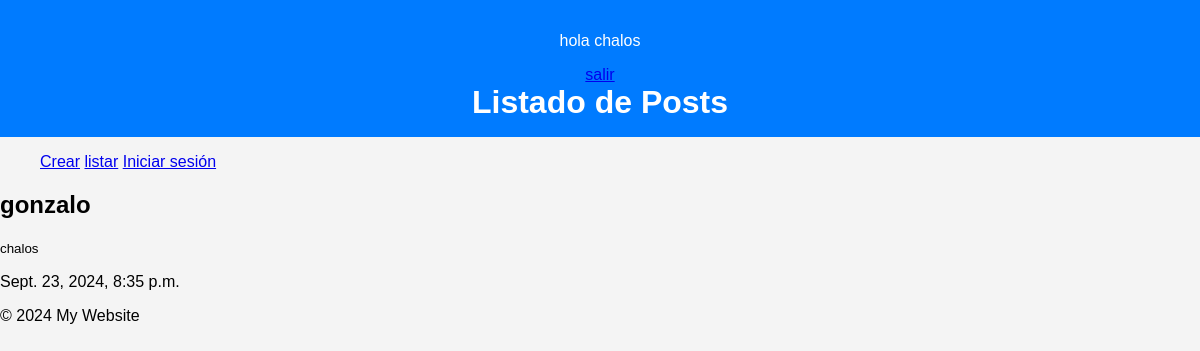
/detalle/13 (signed in), run on the app's committed database.
### post/models.py (models this page shows, shortened)
class Post(models.Model):
    titulo = models.TextField()
    contenido = models.TextField()
    fecha = models.DateTimeField(auto_now_add=True)
    autor = models.ForeignKey(User, on_delete=models.CASCADE)

### post/views.py (the view)
# urls.py: path('detalle/<int:pk>', DetallePost.as_view(), name='detalle_post'),
class DetallePost(DetailView):
    model = Post
    template_name = 'detalle_post.html'

### post/template/detalle_post.html
{% extends 'base.html' %}
{% block header %}
<h1>Listado de Posts</h1>
{% endblock %}
{% block content %}
                <h2>{{ object.titulo}}</h2>
                <p><small>{{ object.contenido }}</small></p>
                <p>̣{{ object.fecha }} </p>
{% endblock %}

### post/template/base.html (shortened to what this page needs)
<!DOCTYPE html>
<html lang="en"><head>
    {% load static %}
    <link rel="stylesheet" href="{% static 'css/style.css' %}">
</head>
    <body>
        <header>
            {% if user.is_authenticated %}
                <p> hola {{user.username}} </p>
                <a href="{% url 'logout' %}"> salir </a>
            {% else %}
                <p> No se encuentra loggeado/a</p>
                <a href="{% url 'login' %}">Iniciar sesión</a>
            {% endif %}
            <h1>{% block header %}Welcome to My Website{% endblock %}</h1>
        </header>
        {% include "navbar.html" %}
    <div class="content">
    {% block content %}
    {% endblock %}
    </div>
    <footer>
    <p>&copy; 2024 My Website</p>
    </footer>
</body>
</html>

### post/static/css/style.css (style rules this page uses)
body { font-family: Arial, sans-serif; background-color: #f4f4f4; margin: 0; padding: 0; }
header { background: #007bff; color: white; padding: 1rem; text-align: center; }
h1 { margin: 0; }

### data on the page
Post: titulo "gonzalo", contenido "chalos", fecha "Sept. 23, 2024, 8:35 p.m."

### other printed values
{{ user.username }} "chalos"
